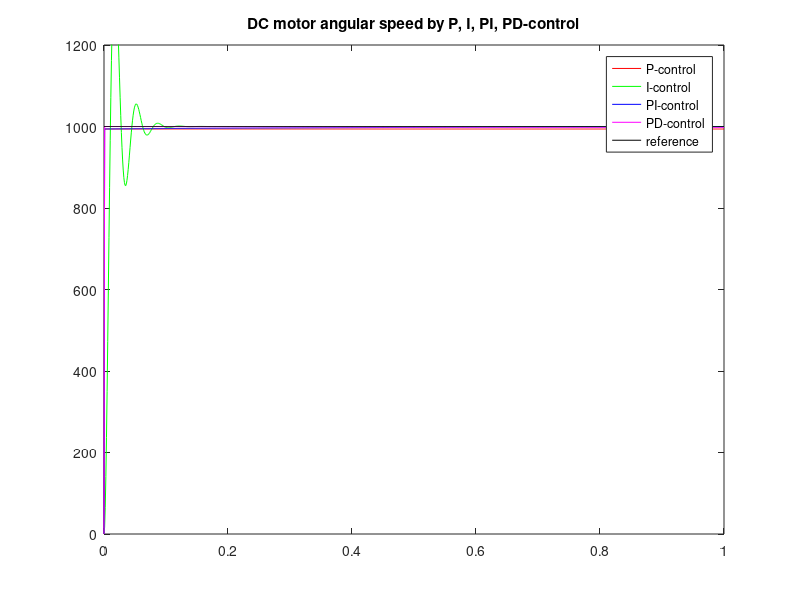

Here is the MATLAB script that generated this plot:
%
%   Simulation of dc_motor I-control
%     Author: Keitaro Naruse
%     Date: 2023-04-10
%     You should update motor parameteres and equations
%     MIT License
%

% Motor parameters
R = 2.61;
L = 0.02 * 1E-3;
Jm = 0.014 * 1E-7;
Ki = 15400/60*2*pi;
Ke = 1/Ki;
Kt = 0.657 * 1E-3;
Tm = ( R * Jm ) / ( Ke * Kt ) ;
Te = L/R;

% Set a plant of DC motor speed as transfer function
P = tf([1], [Ke*Tm*Te, Ke*Tm, Ke]);

% Simulation setting
t = [0 : 0.001 : 1];

% % Set an I-controller
% C1 = 0.1 * tf([1], [1, 0]);
% C2 = 0.01 * tf([1], [1, 0]);
% C3 = 0.001 * tf([1], [1, 0]);
% P, I, PI, and PD control
C1 = 0.1;                      % P
C2 = tf([0.2], [1, 0]);        % I
C3 = tf([0.1, 0.2], [1, 0]);   % PI
C4 = tf([0.2, 0.1], [1]);      % PD

% Set a reference 300, 600, 900 [rad/s] 1000
% X3 = 300 * ones(size(t));
% X6 = 600 * ones(size(t));
% X9 = 900 * ones(size(t));
X10 = 1000 * ones(size(t));

% Whole system
G1 = feedback(C1*P, 1);
G2 = feedback(C2*P, 1);
G3 = feedback(C3*P, 1);
G4 = feedback(C4*P, 1);

% Simulation
Y_G1_X10 = lsim(G1, X10, t);
Y_G2_X10 = lsim(G2, X10, t);
Y_G3_X10 = lsim(G3, X10, t);
Y_G4_X10 = lsim(G4, X10, t);

% Plot for c = 0.1
figure(1);
plot(t, Y_G1_X10, 'r-',  t, ...
    Y_G2_X10, 'g-',   ...
    t, Y_G3_X10, 'b-',   ...
    t, Y_G4_X10, 'm-', t, X10, 'k');


xlim([0 1]); ylim([0 1200]);
title('DC motor angular speed by P, I, PI, PD-control');
legend('P-control', 'I-control', 'PI-control', 'PD-control', 'reference');


% 
% % Plot for c = 0.01
% figure(2);
% plot(t, Y_G2_X3, 'r-', t, X3, 'k-',...
%     t, Y_G2_X6, 'g-', t, X6, 'k-', t, Y_G2_X9, 'b-',t,X9,'k-');
% xlim([0 1]); ylim([0 1200]);
% title('DC motor angular speed by P-control: k = 0.01');
% legend('x = 300', 'x = 600', 'x = 900');
% 
% % Plot for c = 0.001
% figure(3);
% plot(t, Y_G3_X3, 'r-', t, X3, 'k-', ...
%     t, Y_G3_X6, 'g-', t, X6, 'k-' ,t, Y_G3_X9, 'b-', t, X9, 'k-');
% xlim([0 1]); ylim([0 1200]);
% title('DC motor angular speed by P-control: k = 0.001');
% legend('x = 300', 'x = 600', 'x = 900');
% 
% % Plot for x = 900
% figure(6);
% plot(t, Y_G1_X9, 'r-', t, Y_G2_X9, 'g-', t, Y_G3_X9, 'b-', t, X9, 'k-');
% xlim([0 1]); ylim([0 1200]);
% title('DC motor angular speed by I-control for x = 900');
% legend('k = 0.1', 'k = 0.01', 'k = 0.001');
% 
